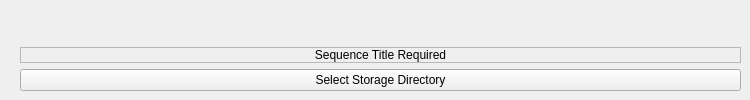
      <widget class="QWidget" name="local_tab">
       <attribute name="title">
        <string>Local</string>
       </attribute>
       <widget class="QWidget" name="verticalLayoutWidget_13">
        <property name="geometry">
         <rect>
          <x>20</x>
          <y>10</y>
          <width>721</width>
          <height>81</height>
         </rect>
        </property>
        <layout class="QVBoxLayout" name="verticalLayout_9">
         <item>
          <spacer name="verticalSpacer_8">
           <property name="orientation">
            <enum>Qt::Vertical</enum>
           </property>
           <property name="sizeHint" stdset="0">
            <size>
             <width>20</width>
             <height>40</height>
            </size>
           </property>
          </spacer>
         </item>
         <item>
          <widget class="QLabel" name="directory_label">
           <property name="enabled">
            <bool>true</bool>
           </property>
           <property name="frameShape">
            <enum>QFrame::StyledPanel</enum>
           </property>
           <property name="frameShadow">
            <enum>QFrame::Raised</enum>
           </property>
           <property name="text">
            <string>Sequence Title Required</string>
           </property>
           <property name="alignment">
            <set>Qt::AlignCenter</set>
           </property>
          </widget>
         </item>
         <item>
          <widget class="QPushButton" name="directory_pushButton">
           <property name="enabled">
            <bool>true</bool>
           </property>
           <property name="text">
            <string>Select Storage Directory</string>
           </property>
           <property name="checkable">
            <bool>false</bool>
           </property>
          </widget>
         </item>
        </layout>
       </widget>
      </widget>
